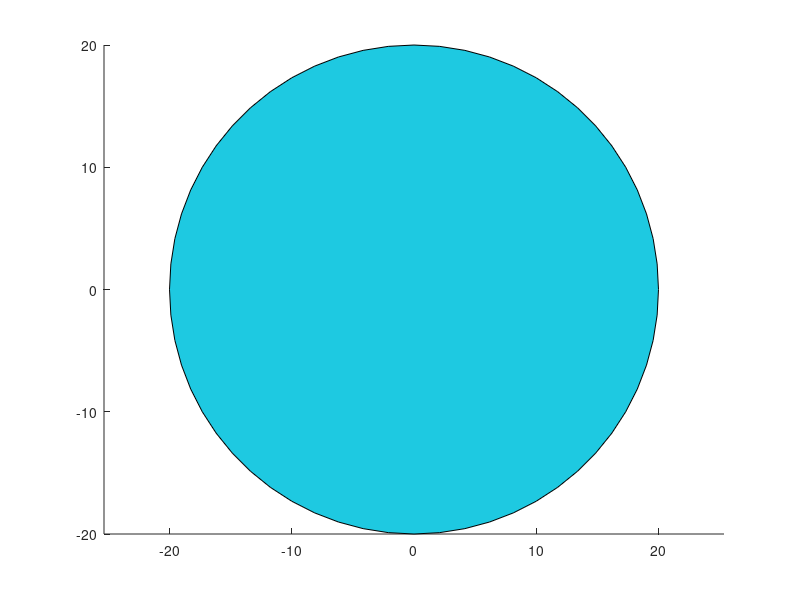

The MATLAB script that drew this image:
clc
clear
close all
figure;
axis equal
h1 = rectangle('Position',[-20 -20 40 40],'curvature',[1 1], ...
 'facecolor',rand(1,3));
for i=1:100
 set(h1,'facecolor',rand(1,3));
 pause(0.1); % pause of 0.1 seconds so that I can see the output
end